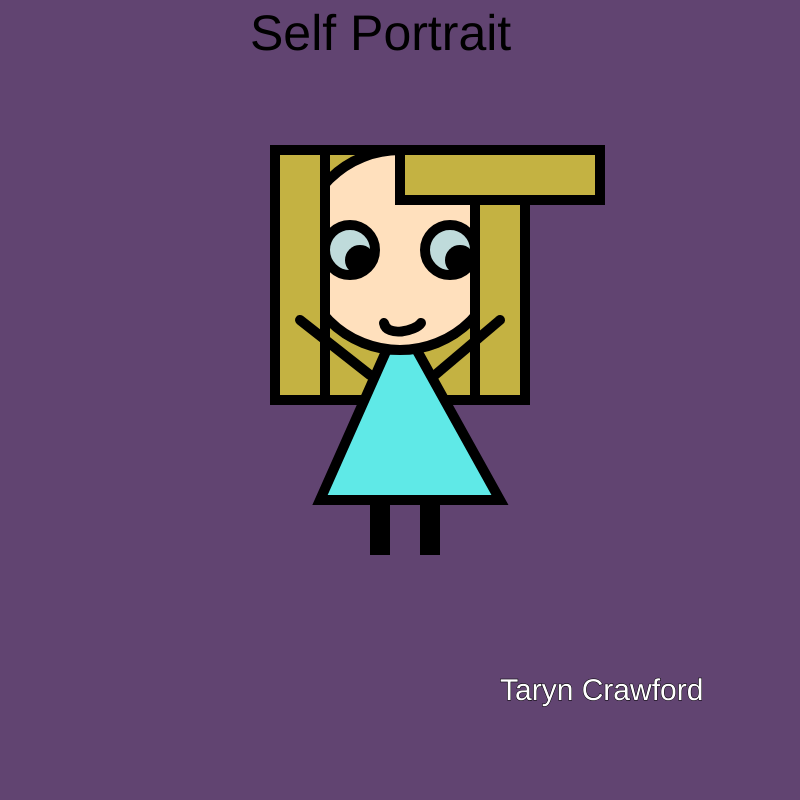
Frame 1 (no input)
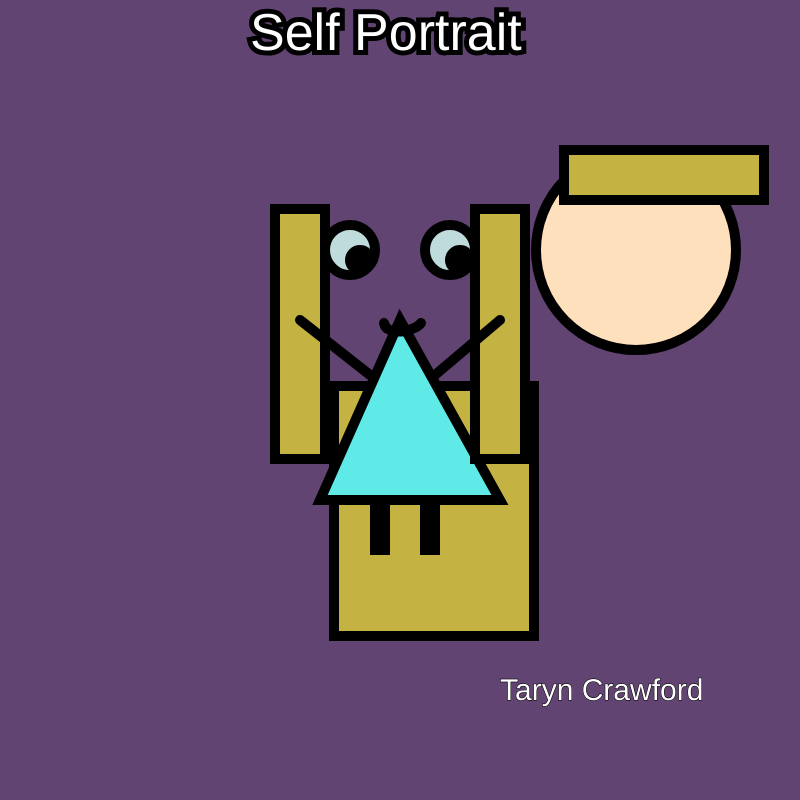
Frame 60 (no input)
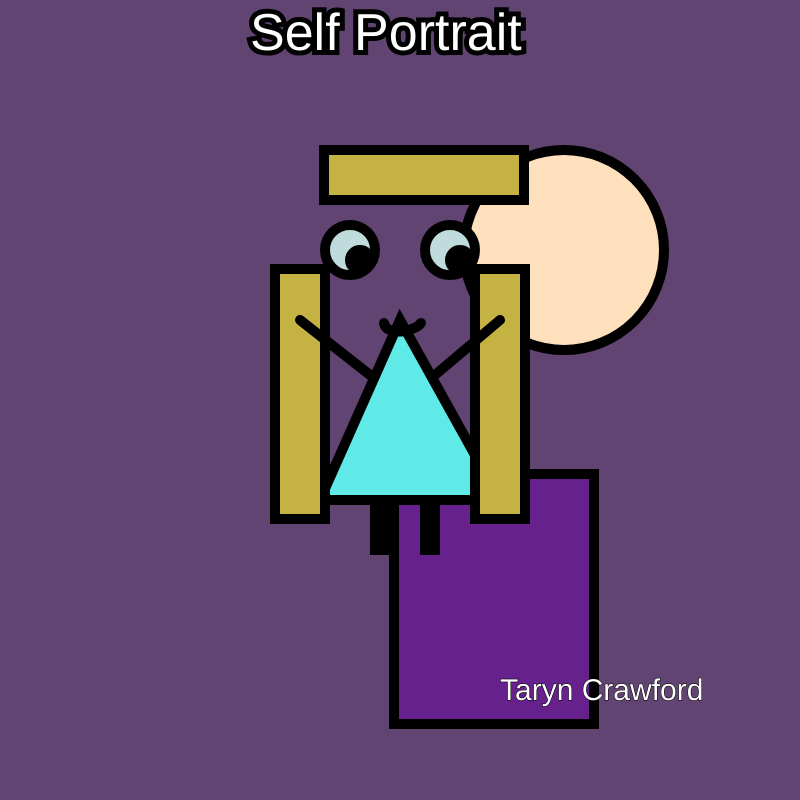
Frame 120 (the mouse pressed at the canvas centre since frame 60)

The p5.js sketch that drew these frames (run headless with seeded random() and noise() and a simulated clock; from frame 60 on, the mouse is pressed at the canvas centre):

// p5.js sketch
// ── sketch.js
//all of the variables used for moving the different shapes
var headX = 400;
var headY = 250;
var headDirection;

var hairmidX = 400;
var hairmidY = 250;
var hairmidDirection;

var hair2X = 200;
var hair2Y = 150;
var hair2Direction;

var hair1X = 200;
var hair1Y = 150;
var hair1Direction;

var backhairX = 275;
var backhairY = 150;
var backhairXDirection;
var backhairYDirection;

var size = 50;
var sizeDirection = 2;
var count = 0

var r = 196;
var g = 178;
var b = 66;
//sets the canvas
function setup()
{
    createCanvas(800, 800);
    headDirection = Math.floor(Math.random() * 4) + 1;
    hairmidDirection = Math.floor(Math.random() * 4) + 1;
    hair2Direction = Math.floor(Math.random() * 4) + 1;
    hair1Direction = Math.floor(Math.random() * 4) + 1;
    backhairXDirection = Math.floor(Math.random() * 4) + 1;
    backhairYDirection = Math.floor(Math.random() * 4) + 1;
}

//draws the character
function draw()
{
    // general line thinkness
    strokeWeight(10);

    // title
    background(97,68,113);
    textSize(size);
    size+= sizeDirection;
    count++;
    if(count > 5)
    {
        sizeDirection *=-1;
        count = 0;
    }       
    text("Self Portrait", 250,50);

    //hair back
    fill(r, g, b);
    rect(backhairX,backhairY,200,250);
    backhairX+=backhairXDirection;
    if(backhairX >= 600 || backhairX <= 0)
    {
        r = Math.floor(Math.random() * 256) + 1;
        g = Math.floor(Math.random() * 256) + 1;
        b = Math.floor(Math.random() * 256) + 1;
        backhairXDirection *= -1;
    }
    backhairY += backhairYDirection;
    if(backhairY <= 0 || backhairY >= 550 )
    {
        r = Math.floor(Math.random() * 256) + 1;
        g = Math.floor(Math.random() * 256) + 1;
        b = Math.floor(Math.random() * 256) + 1;
        backhairYDirection *= -1;
    }

    // dress
    fill(95,233,231);
    triangle(320,500,400,320,500,500)

    // head
    fill(255, 224, 189);
    circle(headX, headY, 200);
    headX+=headDirection;
    if(headX >= 718 || headX <= 82)
    {
        headDirection *= -1;
    }    

    // hair
    fill(196, 178, 66);
    rect(475,hair2Y,50,250);
    hair2Y += hair2Direction;
    if(hair2Y <= 0 || hair2Y >= 550)
    {
        hair2Direction *= -1;
    }
    fill(196, 178, 66);
    rect(275,hair1Y,50,250);
    hair1Y += hair1Direction;
    if(hair1Y <= 0 || hair1Y >= 550 )
    {
        hair1Direction *= -1;
    }
    fill(196, 178, 66);
    rect(hairmidX,150,200,50);
    hairmidX+=hairmidDirection;
    if(hairmidX >= 600 || hairmidX <= 0)
    {
        hairmidDirection *= -1;
    }
    // arms
    line(370,375,300,320);
    line(435,375,500,320);

    // iris
    fill(191,219,219);
    circle(350,250,50)
    circle(450,250,50)

    // mouth
    noFill();
    stroke(0);
    curve(405, 236, 384, 323, 421, 323, 415, 275);

    // legs
    rect(375,500,10,50);
    rect(425,500,10,50);

    // pupil
    strokeWeight(30);
    fill(0);
    point(360,260);
    point(460,260);

    //name
    textSize(30);
    strokeWeight(1)
    fill(255)
    text("Taryn Crawford",500,700 );


}
